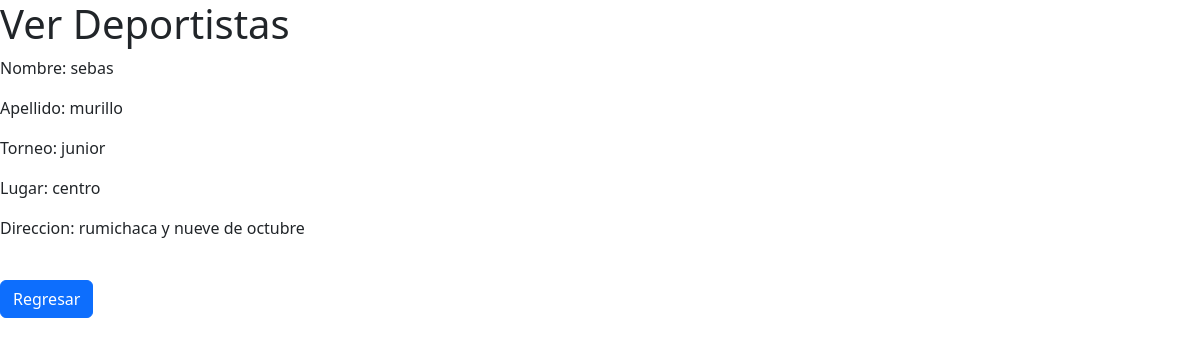
/ver_deportista/3, run on the app's committed database.
### deportistas/models.py (models this page shows, shortened)
class Deportista(models.Model):
    SEXO = [
        ("M", "Masculino"),
        ("F", "Femenino"),
    ]
    nombre = models.CharField(max_length=50)
    apellido = models.CharField(max_length=50)
    cedula = models.CharField(null=True, max_length=10)
    sexo = models.CharField(max_length=1, choices=SEXO, null=True)
    edad = models.IntegerField(null=True)
    disciplina = models.CharField(null=True, max_length=50)
    ciudad = models.CharField(null=True, max_length=50)
    activo = models.BooleanField(default=True)
    sede = models.ForeignKey(Sede, on_delete=models.SET_NULL, null=True)
    competencia = models.ForeignKey(Competencia, on_delete=models.SET_NULL, null=True)
    representante = models.ForeignKey(Representante, on_delete=models.SET_NULL, null=True)

class Competencia(models.Model):
    categoria = models.CharField(max_length=50, null=True)
    torneo = models.CharField(max_length=50, null=True)
    lugar = models.CharField(max_length=100, null=True)

class Sede(models.Model):
    nombre = models.CharField(max_length=50, null=True)
    encargado = models.CharField(max_length=50, null=True)
    direccion = models.CharField(max_length=100, null=True)

### deportistas/views.py (the view)
# urls.py: path('ver_deportista/<int:idDeportista>', ver_deportista),
def ver_deportista (request, idDeportista):
    pagina = loader.get_template('ver_deportista.html')
    deportista = get_object_or_404(Deportista, pk=idDeportista)
    mensaje = {'deportista': deportista}
    return HttpResponse(pagina.render(mensaje, request))

### deportistas/templates/ver_deportista.html (shortened to what this page needs)
<!DOCTYPE html>
<html lang="en">
<head>
    <link href="https://cdn.jsdelivr.net/npm/bootstrap@5.3.0/dist/css/bootstrap.min.css" rel="stylesheet">
</head>
<body>
<h1>Ver Deportistas</h1>
<div>
    <p>Nombre: {{deportista.nombre}}</p>
    <p>Apellido: {{deportista.apellido}}</p>
    <p>Torneo: {{deportista.competencia.torneo}}</p>
    <p>Lugar: {{deportista.competencia.lugar}}</p>
    <p>Direccion: {{deportista.sede.direccion}}</p>
</div>
<br>
    <div>
        <a class="btn btn-primary" href="{%url 'inicio'%}">Regresar</a>
    </div>
</body>
</html>

### data on the page
Deportista: nombre "sebas", apellido "murillo", competencia.torneo "junior", competencia.lugar "centro", sede.direccion "rumichaca y nueve de octubre"
